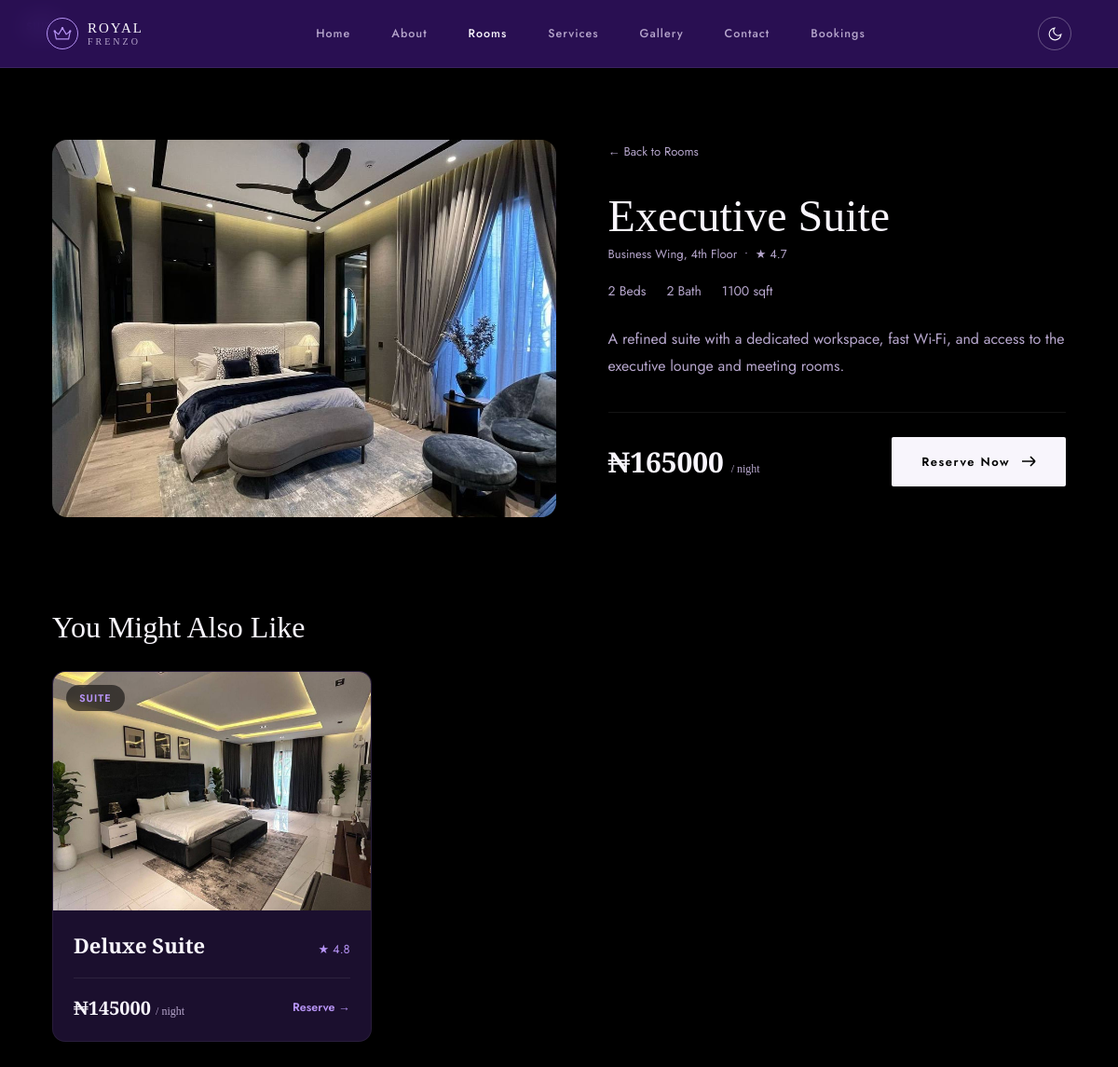
Screenshot of /room/executive-suite/ with the database file from the repository.
### core/models.py (models this page shows, shortened)
class Room(models.Model):
    CATEGORY_CHOICES = [
        ('suite', 'Suite'),
        ('penthouse', 'Penthouse'),
        ('studio', 'Studio'),
    ]
    name = models.CharField(max_length=120)
    slug = models.SlugField(max_length=140, unique=True)
    category = models.CharField(max_length=20, choices=CATEGORY_CHOICES)
    location = models.CharField(max_length=150, blank=True)
    price_per_night = models.DecimalField(max_digits=10, decimal_places=2)
    beds = models.PositiveSmallIntegerField(default=1)
    baths = models.PositiveSmallIntegerField(default=1)
    sqft = models.PositiveIntegerField(default=0)
    rating = models.DecimalField(max_digits=2, decimal_places=1, default=4.8)
    short_description = models.CharField(max_length=200, blank=True)
    description = models.TextField(blank=True)
    image = models.ImageField(upload_to='rooms/', blank=True, null=True)
    is_featured = models.BooleanField(default=False)
    created_at = models.DateTimeField(auto_now_add=True)
    class Meta:
        ordering = ['-is_featured', 'name']
    def get_absolute_url(self):
        return reverse('core:room_detail', kwargs={'slug': self.slug})

### core/views.py (the view)
# urls.py: path('room/<slug:slug>/', views.room_detail, name='room_detail'),
def room_detail(request, slug):
    room = get_object_or_404(Room, slug=slug)
    related_rooms = Room.objects.exclude(slug=slug).filter(category=room.category)[:3]
    return render(request, 'room_detail.html', {'room': room, 'related_rooms': related_rooms})

### core/templates/room_detail.html (shortened to what this page needs)
{% extends "base.html" %}
{% load static %}
{% block content %}
{% include "_navbar.html" with active_page="rooms" %}
<section class="room-detail">
  <div class="room-detail-media">
    {% if room.image %}
      <img src="{{ room.image.url }}" alt="{{ room.name }}">
    {% else %}
      <div class="room-card-placeholder large"></div>
    {% endif %}
  </div>
  <div class="room-detail-body">
    <a href="{% url 'core:room_list' %}" class="back-link">← Back to Rooms</a>
    <span class="room-tag">{{ room.get_category_display }}</span>
    <h1 class="room-detail-title">{{ room.name }}</h1>
    <p class="room-location">{{ room.location }} &nbsp;•&nbsp; ★ {{ room.rating }}</p>
    <div class="room-specs large">
      <span>{{ room.beds }} Beds</span>
      <span>{{ room.baths }} Bath</span>
      <span>{{ room.sqft }} sqft</span>
    </div>
    <p class="room-detail-desc">
      {{ room.description|default:room.short_description }}
    </p>
    <div class="room-detail-footer">
      <div class="room-price large">₦{{ room.price_per_night|floatformat:0 }} <span>/ night</span></div>
      <a href="{% url 'core:booking_create' room.slug %}" class="btn-primary">Reserve Now
        <svg width="16" height="12" viewBox="0 0 16 12" fill="none"><path d="M1 6H15M15 6L10 1M15 6L10 11" stroke="currentColor" stroke-width="1.6"/></svg>
      </a>
    </div>
  </div>
</section>
{% if related_rooms %}
<section class="related-rooms">
  <h2>You Might Also Like</h2>
  <div class="room-grid">
    {% for r in related_rooms %}
      <a href="{{ r.get_absolute_url }}" class="room-card">
        <div class="room-card-media">
          {% if r.image %}
            <img src="{{ r.image.url }}" alt="{{ r.name }}">
          {% else %}
            <div class="room-card-placeholder"></div>
          {% endif %}
          <span class="room-tag">{{ r.get_category_display }}</span>
        </div>
        <div class="room-card-body">
          <div class="room-card-top">
            <h3>{{ r.name }}</h3>
            <span class="room-rating">★ {{ r.rating }}</span>
          </div>
          <div class="room-card-footer">
            <div class="room-price">₦{{ r.price_per_night|floatformat:0 }} <span>/ night</span></div>
            <span class="btn-reserve">Reserve →</span>
          </div>
        </div>
      </a>
    {% endfor %}
  </div>
</section>
{% endif %}
{% endblock %}

### core/static/css/style.css (style rules this page uses)
:root { --bg-deep: #000000; --bg-panel: #1B0F2E; --nav-bg: rgba(76, 29, 149, 0.55); --violet: #8B5CF6; --violet-soft: #B794F6; --lilac: #E4D8FA; --white: #F8F5FC; --muted: #B6A6CC; }
* { margin: 0; padding: 0; box-sizing: border-box; }
body { background: var(--bg-deep); color: var(--white); font-family: 'Jost', sans-serif; transition: background .25s ease, color .25s ease; }
a { text-decoration: none; color: inherit; }
.btn-primary { display: inline-flex; align-items: center; gap: 12px; background: var(--white); color: var(--bg-deep); padding: 17px 32px; font-size: 13px; font-weight: 600; letter-spacing: 1.5px; border-radius: 2px; transition: background .2s ease, transform .2s ease; }
.room-grid { display: grid; grid-template-columns: repeat(4, 1fr); gap: 30px; }
.room-card { display: block; background: var(--bg-panel); border-radius: 14px; overflow: hidden; border: 1px solid rgba(255,255,255,0.06); transition: transform .25s ease, border-color .25s ease; }
.room-card-media { position: relative; aspect-ratio: 4 / 3; overflow: hidden; }
.room-card-media img { width: 100%; height: 100%; object-fit: cover; }
.room-tag { position: absolute; top: 14px; left: 14px; background: rgba(0,0,0,0.55); backdrop-filter: blur(6px); color: var(--violet-soft); font-size: 11px; letter-spacing: 1px; font-weight: 600; padding: 6px 14px; border-radius: 999px; text-transform: uppercase; }
.room-card-body { padding: 22px; }
.room-card-top { display: flex; justify-content: space-between; align-items: baseline; gap: 10px; }
.room-card-top h3 { font-family: 'Cormorant Garamond', serif; font-size: 22px; font-weight: 600; }
.room-rating { font-size: 13px; color: var(--violet-soft); white-space: nowrap; }
.room-location { font-size: 13px; color: var(--muted); margin-top: 4px; }
.room-specs { display: flex; gap: 16px; margin-top: 16px; font-size: 12.5px; color: var(--muted); }
.room-specs.large { font-size: 14px; gap: 22px; margin: 20px 0 28px; }
.room-card-footer { display: flex; justify-content: space-between; align-items: center; margin-top: 20px; padding-top: 18px; border-top: 1px solid rgba(255,255,255,0.08); }
.room-price { font-family: 'Cormorant Garamond', serif; font-size: 20px; font-weight: 600; color: var(--white); }
.room-price span { font-size: 12px; font-weight: 400; color: var(--muted); }
.room-price.large { font-size: 30px; }
.btn-reserve { font-size: 12.5px; font-weight: 600; color: var(--violet-soft); }
.room-detail { padding: 150px 56px 60px; max-width: 1200px; margin: 0 auto; display: grid; grid-template-columns: 1.1fr 1fr; gap: 56px; align-items: start; }
.room-detail-media { border-radius: 16px; overflow: hidden; aspect-ratio: 4/3; }
.room-detail-media img { width: 100%; height: 100%; object-fit: cover; }
.back-link { display: inline-block; font-size: 13px; color: var(--muted); margin-bottom: 20px; }
.room-detail-title { font-family: 'Cormorant Garamond', serif; font-size: clamp(34px, 4vw, 52px); font-weight: 500; margin-top: 12px; }
.room-detail-desc { color: var(--muted); line-height: 1.8; font-size: 15. 5px; margin-top: 10px; }
.room-detail-footer { display: flex; align-items: center; justify-content: space-between; margin-top: 34px; padding-top: 26px; border-top: 1px solid rgba(255,255,255,0.08); }
.related-rooms { padding: 40px 56px 100px; max-width: 1200px; margin: 0 auto; }
.related-rooms h2 { font-family: 'Cormorant Garamond', serif; font-size: 32px; font-weight: 500; margin-bottom: 28px; }
@media (max-width: 1200px) { .room-grid { grid-template-columns: repeat(3, 1fr); } }

### rows the page displays
Room: image (picture), name "Executive Suite", location "Business Wing, 4th Floor", rating "4.7", beds "2", baths "2", sqft "1100", description "A refined suite with a dedicated workspace, fast Wi-Fi, and access to the executive lounge and meeting rooms.", price_per_night "165000"
Room: image (picture), category "SUITE", name "Deluxe Suite", rating "4.8", price_per_night "145000"
